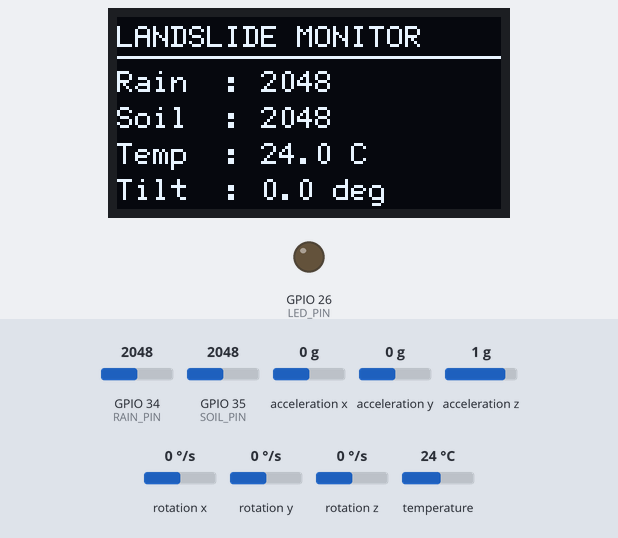
Bench run of a sketch on a simulated ESP32. Parts: 128×64 one-colour display, output pins drawn as LEDs (lit = HIGH). The inputs (shaded band) are chosen by the test bench; at power-on: acceleration y 0 g, GPIO 34 (RAIN_PIN) = 2048, GPIO 35 (SOIL_PIN) = 2048, acceleration z 1 g, temperature 24 °C, acceleration x 0 g, rotation x 0 °/s, rotation y 0 °/s, rotation z 0 °/s (analog values on the 0–4095 scale). What the sketch prints to the serial monitor is not drawn.

Above: at 3.4 s.
3.5 s: acceleration y set to -0.4 g
At 4.4 s:
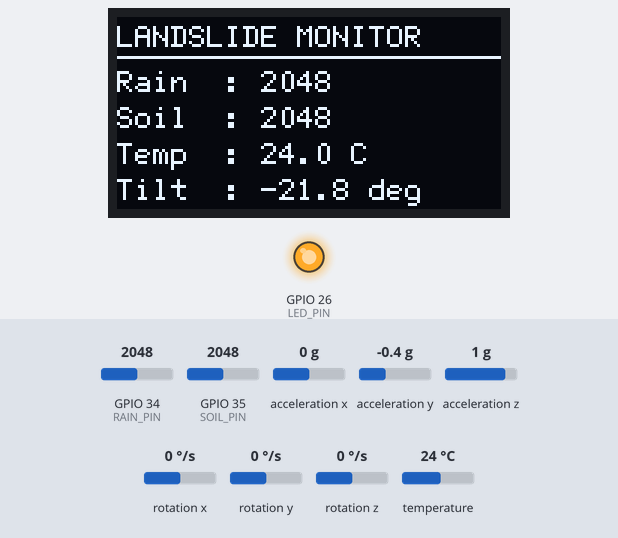
5.3 s: GPIO 34 (RAIN_PIN) set to 1960
At 7.0 s:
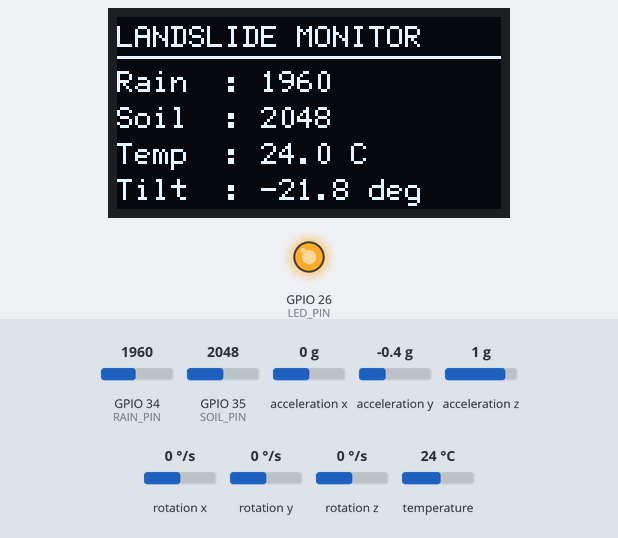
7.3 s: GPIO 35 (SOIL_PIN) set to 1960
At 8.7 s:
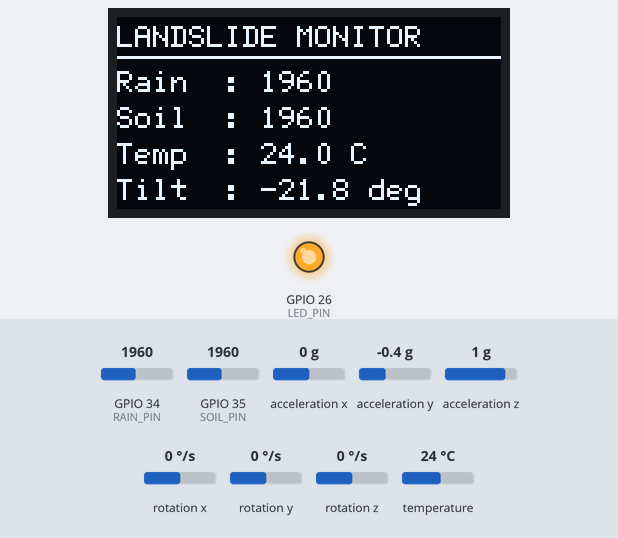
9.3 s: acceleration z set to -1.4 g
At 9.9 s:
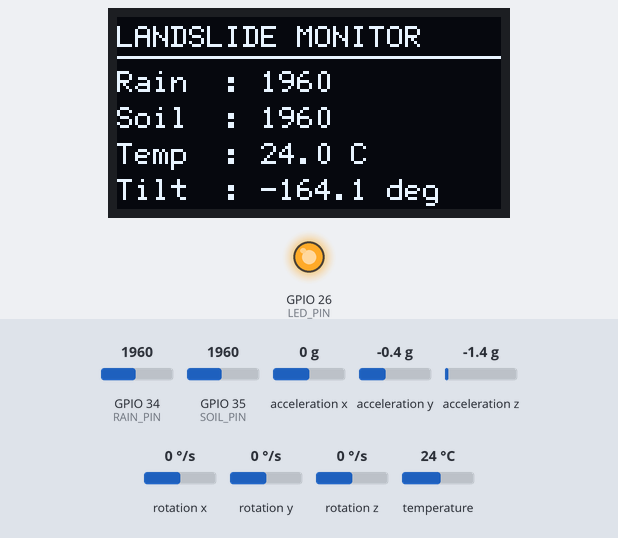
10.8 s: temperature set to 12 °C
At 12.0 s:
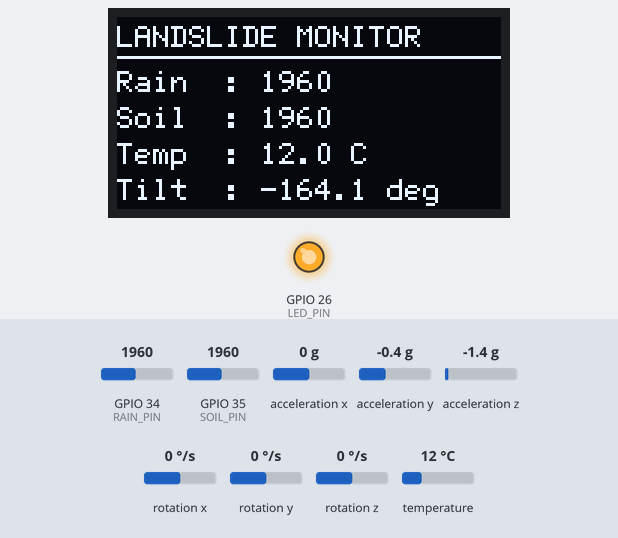
12.3 s: GPIO 34 (RAIN_PIN) set to 2040
At 13.8 s:
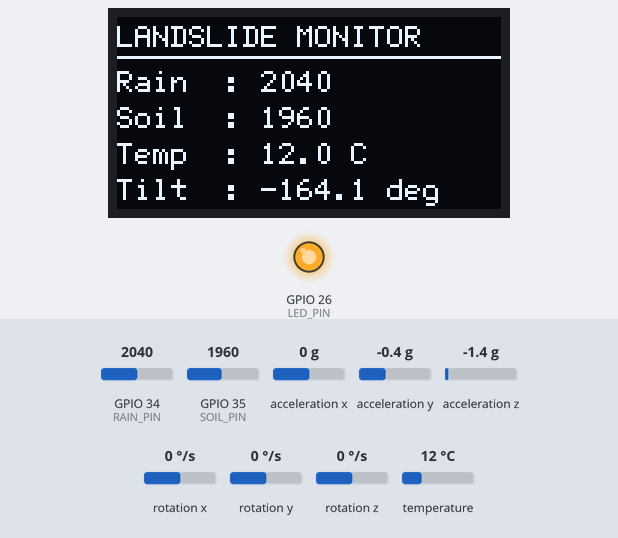
Timing chart, 0 to 15.3 s (numbered marks = the images above; inputs shaded):
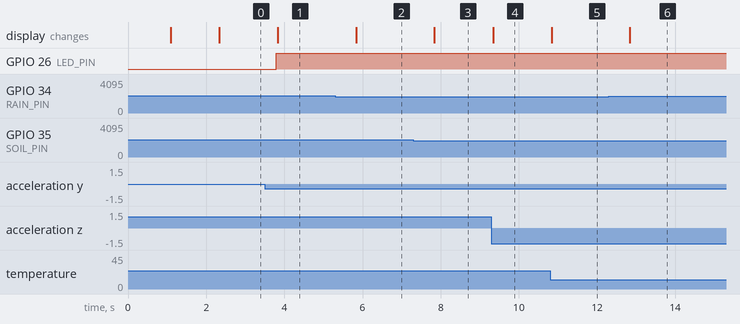

Measured:
- the behaviour switches between -0.2 and -0.3 g on acceleration y (found by bisection; images 0 and 1)
- after the input at 3.5 s, GPIO 26 (LED_PIN): LOW → HIGH after 0.30 s; the display: changes after 0.34 s (image 1)
- after the input at 5.3 s, the display: changes after 0.54 s (image 2)
- after the input at 7.3 s, the display: changes after 0.54 s (image 3)
- after the input at 9.3 s, the display: changes at once (image 4)
- after the input at 10.8 s, the display: changes at once (image 5)
- after the input at 12.3 s, the display: changes after 0.54 s (image 6)

The sketch:

landslide_esp32_node.ino
```cpp
#include <Wire.h>
#include <U8g2lib.h>
#include <Adafruit_MPU6050.h>
#include <Adafruit_Sensor.h>
#include <math.h>
#include <WiFi.h>
#include <WebServer.h>

// ==========================================
// WI-FI & IP CONFIGURATION
// ==========================================
// ESP32 Wi-Fi Hotspot details (Connect laptop/phone to this):
const char* AP_SSID     = "ESP32_LANDSLIDE_NODE";  // ESP Device Name
const char* AP_PASSWORD = "password123";           // Wi-Fi Password

WebServer server(80);
String espIP = "192.168.4.1";

// ========== OLED CONFIGURATION ==========

U8G2_SSD1306_128X64_NONAME_F_SW_I2C display(
  U8G2_R0,
  19,
  18,
  U8X8_PIN_NONE
);

// ========== MPU6050 ==========

TwoWire MPU_Wire = TwoWire(0);
Adafruit_MPU6050 mpu;

bool mpuReady = false;

// ========== SENSOR PINS ==========

#define RAIN_PIN 34
#define SOIL_PIN 35
#define LED_PIN 26

// ========== THRESHOLDS ==========

#define RAIN_THRESHOLD 2000
#define SOIL_THRESHOLD 2000
#define TILT_THRESHOLD 15.0

// ========== VARIABLES ==========

int rainValue = 0;
int soilValue = 0;

float temperature = 0;
float tilt = 0;

float ax = 0;
float ay = 0;
float az = 0;

float gx = 0;
float gy = 0;
float gz = 0;

bool warning = false;

unsigned long previousMillis = 0;

const unsigned long interval = 500;

// ========== HTTP API HANDLER FOR IP DASHBOARD ==========
void handleApiData() {
  // Convert 12-bit ADC (4095 dry -> 1000 wet) to percentage 0-100%
  int soilPercent = constrain(map(soilValue, 4095, 1000, 0, 100), 0, 100);
  int rainPercent = constrain(map(rainValue, 4095, 1000, 0, 100), 0, 100);

  String json = "{";
  json += "\"soil\":" + String(soilPercent) + ",";
  json += "\"soil_raw\":" + String(soilValue) + ",";
  json += "\"rain\":" + String(rainPercent) + ",";
  json += "\"rain_raw\":" + String(rainValue) + ",";
  json += "\"pitch\":" + String(tilt, 1) + ",";
  json += "\"roll\":0.0,";
  json += "\"temp\":" + String(temperature, 1) + ",";
  json += "\"status\":\"" + String(warning ? "WARNING" : "NORMAL") + "\",";
  json += "\"ip\":\"" + espIP + "\"";
  json += "}";

  server.sendHeader("Access-Control-Allow-Origin", "*");
  server.sendHeader("Access-Control-Allow-Methods", "GET, POST, OPTIONS");
  server.sendHeader("Access-Control-Allow-Headers", "*");
  server.send(200, "application/json", json);
}

void handleOptions() {
  server.sendHeader("Access-Control-Allow-Origin", "*");
  server.sendHeader("Access-Control-Allow-Methods", "GET, POST, OPTIONS");
  server.sendHeader("Access-Control-Allow-Headers", "*");
  server.send(204);
}

// ========== SETUP ==========

void setup() {

  Serial.begin(115200);

  pinMode(LED_PIN, OUTPUT);
  digitalWrite(LED_PIN, LOW);

  analogReadResolution(12);

  // OLED START
  display.begin();

  display.clearBuffer();
  display.setFont(u8g2_font_6x12_tf);

  display.drawStr(10, 25, "LANDSLIDE");
  display.drawStr(10, 40, "MONITORING SYSTEM");

  display.sendBuffer();

  delay(1000);

  // MPU6050 START
  MPU_Wire.begin(21, 22);

  if (mpu.begin(0x68, &MPU_Wire)) {

    mpuReady = true;

    mpu.setAccelerometerRange(
      MPU6050_RANGE_8_G
    );

    mpu.setGyroRange(
      MPU6050_RANGE_500_DEG
    );

    Serial.println("MPU6050 CONNECTED");

  }
  else {

    mpuReady = false;

    Serial.println("MPU6050 NOT DETECTED");

  }

  // START ESP32 WI-FI ACCESS POINT (FOR IP CONNECTION)
  WiFi.mode(WIFI_AP);
  WiFi.softAP(AP_SSID, AP_PASSWORD);
  espIP = WiFi.softAPIP().toString();

  // START WEB SERVER FOR DASHBOARD
  server.on("/api/data", HTTP_GET, handleApiData);
  server.on("/api/data", HTTP_OPTIONS, handleOptions);
  server.on("/", HTTP_GET, handleApiData);
  server.begin();

  Serial.println("======================================");
  Serial.print("ESP32 Wi-Fi SSID : "); Serial.println(AP_SSID);
  Serial.print("Password         : "); Serial.println(AP_PASSWORD);
  Serial.print("Connect IP       : "); Serial.println(espIP);
  Serial.println("======================================");

  display.clearBuffer();
  display.drawStr(5, 20, "WIFI HOTSPOT:");
  display.drawStr(5, 35, AP_SSID);
  display.drawStr(5, 50, espIP.c_str());
  display.sendBuffer();

  delay(1200);

}

// ========== MAIN LOOP ==========

void loop() {

  // HANDLE INCOMING DASHBOARD IP REQUESTS
  server.handleClient();

  unsigned long currentMillis = millis();

  if (currentMillis - previousMillis >= interval) {

    previousMillis = currentMillis;

    // READ RAIN SENSOR
    rainValue = analogRead(RAIN_PIN);

    // READ SOIL SENSOR
    soilValue = analogRead(SOIL_PIN);

    // READ MPU6050
    if (mpuReady) {

      sensors_event_t a, g, temp;

      mpu.getEvent(&a, &g, &temp);

      ax = a.acceleration.x;
      ay = a.acceleration.y;
      az = a.acceleration.z;

      gx = g.gyro.x;
      gy = g.gyro.y;
      gz = g.gyro.z;

      temperature = temp.temperature;

      tilt = atan2(ay, az) * 180.0 / PI;

    }

    // ALERT CONDITIONS
    bool rainAlert =
      rainValue < RAIN_THRESHOLD;

    bool soilAlert =
      soilValue < SOIL_THRESHOLD;

    bool tiltAlert =
      mpuReady &&
      (fabs(tilt) > TILT_THRESHOLD);

    warning =
      rainAlert || soilAlert || tiltAlert;

    // LED CONTROL
    digitalWrite(
      LED_PIN,
      warning ? HIGH : LOW
    );

    // SERIAL MONITOR
    Serial.println("----------------------");

    Serial.print("Rain: ");
    Serial.println(rainValue);

    Serial.print("Soil: ");
    Serial.println(soilValue);

    Serial.print("MPU6050: ");
    Serial.println(mpuReady ? "CONNECTED" : "ERROR");

    if (mpuReady) {

      Serial.print("Temperature: ");
      Serial.println(temperature);

      Serial.print("Tilt: ");
      Serial.println(tilt);

      Serial.print("Acceleration X: ");
      Serial.println(ax);

      Serial.print("Acceleration Y: ");
      Serial.println(ay);

      Serial.print("Acceleration Z: ");
      Serial.println(az);

      Serial.print("Gyroscope X: ");
      Serial.println(gx);

      Serial.print("Gyroscope Y: ");
      Serial.println(gy);

      Serial.print("Gyroscope Z: ");
      Serial.println(gz);

    }

    Serial.print("STATUS: ");
    Serial.println(warning ? "WARNING" : "NORMAL");

    // OLED DISPLAY
    display.clearBuffer();

    display.setFont(u8g2_font_6x12_tf);

    display.drawStr(0, 10, "LANDSLIDE MONITOR");

    display.drawHLine(0, 13, 128);

    char line[30];

    snprintf(
      line,
      sizeof(line),
      "Rain  : %d",
      rainValue
    );

    display.drawStr(0, 25, line);

    snprintf(
      line,
      sizeof(line),
      "Soil  : %d",
      soilValue
    );

    display.drawStr(0, 37, line);

    if (mpuReady) {

      snprintf(
        line,
        sizeof(line),
        "Temp  : %.1f C",
        temperature
      );

      display.drawStr(0, 49, line);

      snprintf(
        line,
        sizeof(line),
        "Tilt  : %.1f deg",
        tilt
      );

      display.drawStr(0, 61, line);

    }
    else {

      display.drawStr(0, 49, "MPU6050 ERROR");

      display.drawStr(0, 61, "CHECK CONNECTION");

    }

    display.sendBuffer();

  }

}
```
